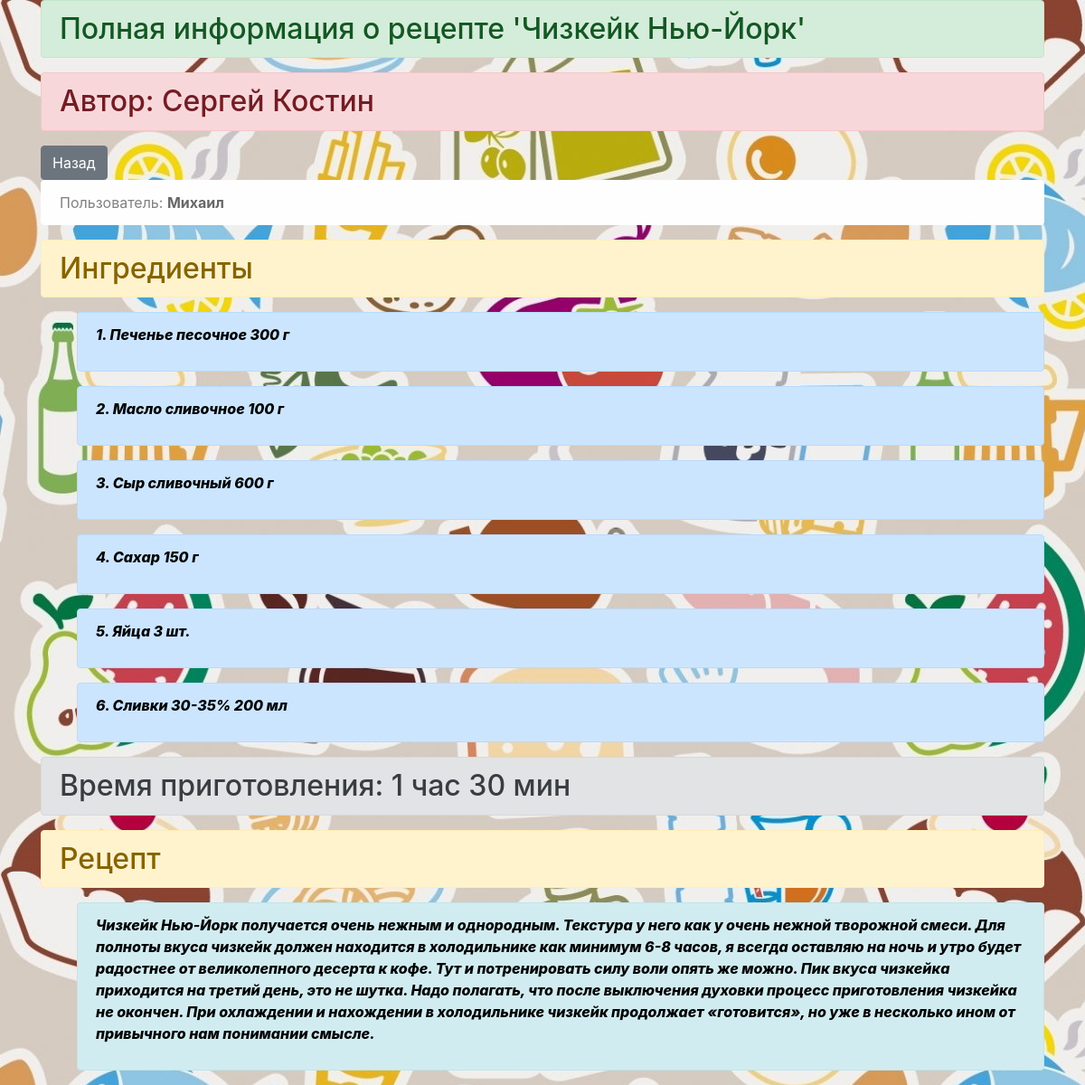
Screenshot of /show/3 (signed in) with the database file from the repository.
### data/recipes.py (models this page shows)
class Recipes(SqlAlchemyBase, SerializerMixin):
    __tablename__ = 'recipes'
    id = sqlalchemy.Column(sqlalchemy.Integer,
                           primary_key=True, autoincrement=True)
    personal_id = sqlalchemy.Column(sqlalchemy.Integer,
                                    sqlalchemy.ForeignKey("users.id"))
    name_recipe = sqlalchemy.Column(sqlalchemy.String, nullable=True)
    cooking_time = sqlalchemy.Column(sqlalchemy.String, nullable=True)
    start_date = sqlalchemy.Column(sqlalchemy.DateTime,
                                     default=datetime.datetime.now)
    end_date = sqlalchemy.Column(sqlalchemy.DateTime,
                                     default=datetime.datetime.now)
    ingredients = sqlalchemy.Column(sqlalchemy.String, nullable=True)
    about = sqlalchemy.Column(sqlalchemy.String, nullable=True)
    food = sqlalchemy.Column(sqlalchemy.String, nullable=True)
    name_photo = sqlalchemy.Column(sqlalchemy.String, nullable=True)
    category = sqlalchemy.Column(sqlalchemy.String, nullable=True)
    coeff_popular = sqlalchemy.Column(sqlalchemy.Integer, default=0)
    user = orm.relation('User')

### data/users.py (models this page shows, shortened)
class User(SqlAlchemyBase, UserMixin, SerializerMixin):
    __tablename__ = 'users'
    id = sqlalchemy.Column(sqlalchemy.Integer,
                           primary_key=True, autoincrement=True)
    surname = sqlalchemy.Column(sqlalchemy.String, nullable=True)
    name = sqlalchemy.Column(sqlalchemy.String, nullable=True)
    age = sqlalchemy.Column(sqlalchemy.String, nullable=True)
    birth = sqlalchemy.Column(sqlalchemy.String, nullable=True)
    email = sqlalchemy.Column(sqlalchemy.String,
                              index=True, unique=True, nullable=True)
    hashed_password = sqlalchemy.Column(sqlalchemy.String, nullable=True)
    modified_date  = sqlalchemy.Column(sqlalchemy.DateTime,
                                     default=datetime.datetime.now)
    city_from = sqlalchemy.Column(sqlalchemy.String, nullable=True)
    rec = orm.relation("Recipes", back_populates='user')

### main.py (the view)
    @app.route('/show/<int:id>', methods=['GET', 'POST'])
    def show(id):
        db_sess = db_session.create_session()
        rec = db_sess.query(Recipes).filter(Recipes.id == id,
                                                  ).first()
        user = db_sess.query(User).filter(Recipes.id == id,
                                          Recipes.personal_id == User.id,
                                                  ).first()
        if rec:
            rec.coeff_popular = rec.coeff_popular + 1
            db_sess.commit()
            return render_template('show.html', title='Полная информация о рецепте',
                                   cook=rec.food,
                                   time=rec.cooking_time,
                                   name=user.name,
                                   surname=user.surname,
                                   name_recipe=rec.name_recipe,
                                   ingredients=rec.ingredients)
        else:
            abort(404)
        return redirect('/')

### data/db_session.py (called while the page is built)
def create_session() -> Session:
    global __factory
    return __factory()

### main.py (called while the page is built)
@login_manager.user_loader
def load_user(user_id):
    db_sess = db_session.create_session()
    return db_sess.query(User).get(user_id)

### templates/show.html
{% extends "base.html" %}
{% block content %}
<h2 class="alert alert-success" role="alert">{{ title }} '{{ name_recipe }}'</h2>
<h2 class="alert alert-danger" role="alert">Автор: {{ name }} {{ surname }}</h2>
<a href="/" class="btn btn-secondary">Назад</a>
{% if current_user.is_authenticated %}
            <div class="alert alert-light" role="alert" >
              Пользователь: <a href="/logout" class="alert-link">{{ current_user.name }}</a>
            </div>
        {% else %}
            <p>
                <a class="btn btn-primary " href="/register">Зарегистрироваться</a>
                <a class="btn btn-success" href="/login">Войти</a>
            </p>
{% endif %}
<h2 class="alert alert-warning" role="alert">Ингредиенты</h2>
{% set ingredients_list = ingredients.split(",") %}
<ul>
    {% for val in ingredients_list %}
    <div class="alert alert-primary" role="alert">
        <p>{{ loop.index }}. {{ val }}</p>
    </div>
    {% endfor %}
</ul>
<h2 class="alert alert-secondary" role="alert">Время приготовления: {{ time }}</h2>
<h2 class="alert alert-warning" role="alert">Рецепт</h2>
<ul>
<div class="alert alert-info" role="alert">
  <p>{{ cook }}</p>
</div>
</ul>
{% endblock %}

### static/css/fon_web_1.css (style rules this page uses)
body { background-image: url(../img_3/fon4.jpg); background-repeat: repeat-y; }

### static/css/fon_text.css (style rules this page uses)
p { font-weight: 800; font-style: italic; color: rgb(0, 0, 0); }

### rows the page displays
Recipes: name_recipe "Чизкейк Нью-Йорк", cooking_time "1 час 30 мин", food "Чизкейк Нью-Йорк получается очень нежным и однородным. Текстура у него как у очень нежной творожной смеси. Для полноты вкуса чизкейк должен находится в холодильнике как минимум 6-8 часов, я всегда оставляю на ночь и утро будет радостнее от великолепного десерта к кофе. Тут и потренировать силу воли опять же можно. Пик вкуса чизкейка приходится на третий день, это не шутка. Надо полагать, что после выключения духовки процесс приготовления чизкейка не окончен. При охлаждении и нахождении в холодильнике чизкейк продолжает «готовится», но уже в несколько ином от привычного нам понимании смысле."
User: name "Сергей", surname "Костин"
User: name "Михаил"

### other values shown
{{ title }} "Полная информация о рецепте"
{{ val }} "Печенье песочное 300 г" "Масло сливочное 100 г" "Сыр сливочный 600 г" "Сахар 150 г" "Яйца 3 шт." "Сливки 30-35% 200 мл"
